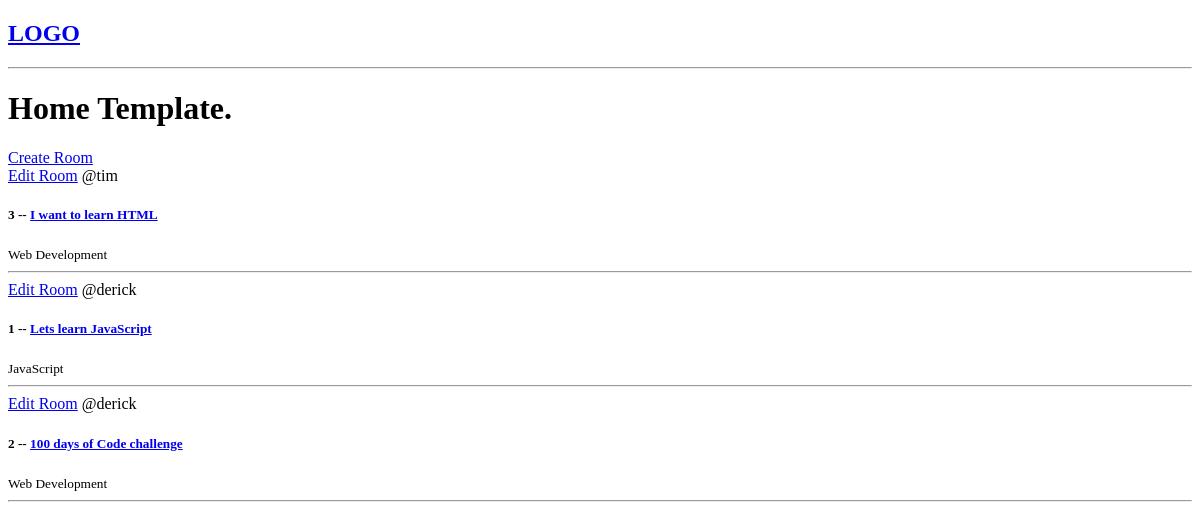
Before: / with the older database file.
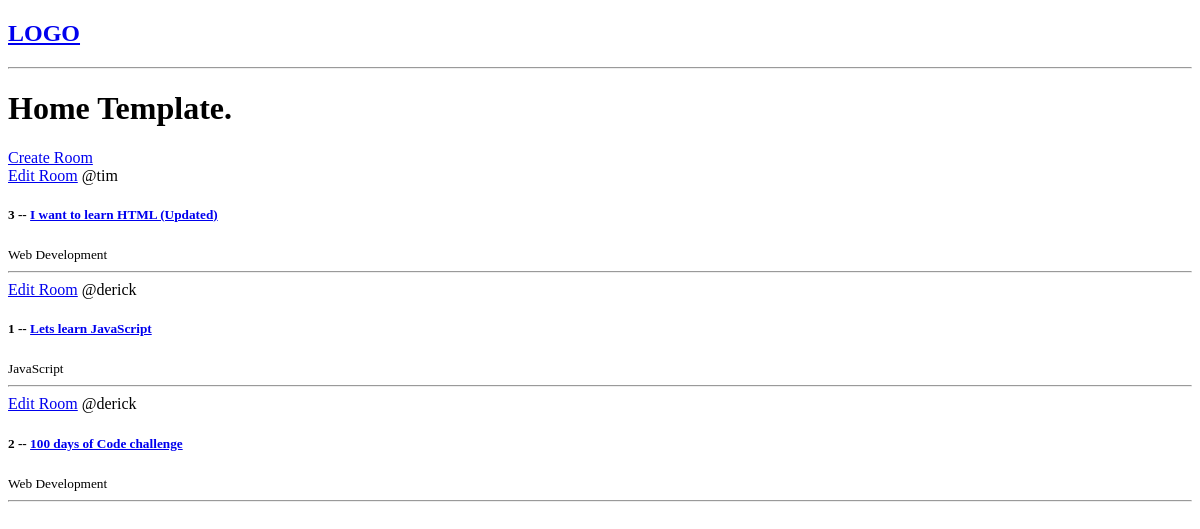
After: the same page with the newer database file.
### base/models.py (models this page shows, shortened)
class Room(models.Model):
    host = models.ForeignKey(User, on_delete=models.SET_NULL, null=True) # database table relationship
    topic=  models.ForeignKey(Topic, on_delete=models.SET_NULL, null=True)
    name = models.CharField(max_length=200)
    description = models.TextField(null=True, blank=True)
    updated = models.DateTimeField(auto_now=True) #updates each time an item is updated
    created = models.DateTimeField(auto_now_add=True) #runs ONLY once when an item is created in DB
    class Meta:
        ordering = ['-updated', '-created'] # '-' enables order by descending order(new first)

class Topic(models.Model):
    name = models.CharField(max_length=200)

### base/views.py (the view)
# urls.py: path('', views.home, name='home'),
def home(request):
    rooms = Room.objects.all()
    context = {'rooms': rooms}
    return render(request, 'base/home.html', context)

### base/templates/base/home.html
{% extends 'main.html' %}
{% block content %}
<h1>Home Template.</h1>
<div>
    <a href="{% url 'create-room' %}">Create Room</a>
    <div>
        {% for room in rooms %}
            <div>
                <a href="{% url 'update-room' room.id %}">Edit Room</a>
                <span>@{{room.host.username}}</span>
                <h5>{{room.id}} -- <a href="{% url 'room' room.id %}"> {{room.name}}</a></h5>
                <small>{{room.topic.name}}</small>
                <hr>
            </div>
        {% endfor %}
    </div>
</div>
{% endblock content %}

Changed rows visible on the page:
changed Room "tim": name "I want to learn HTML" → "I want to learn HTML (Updated)"
